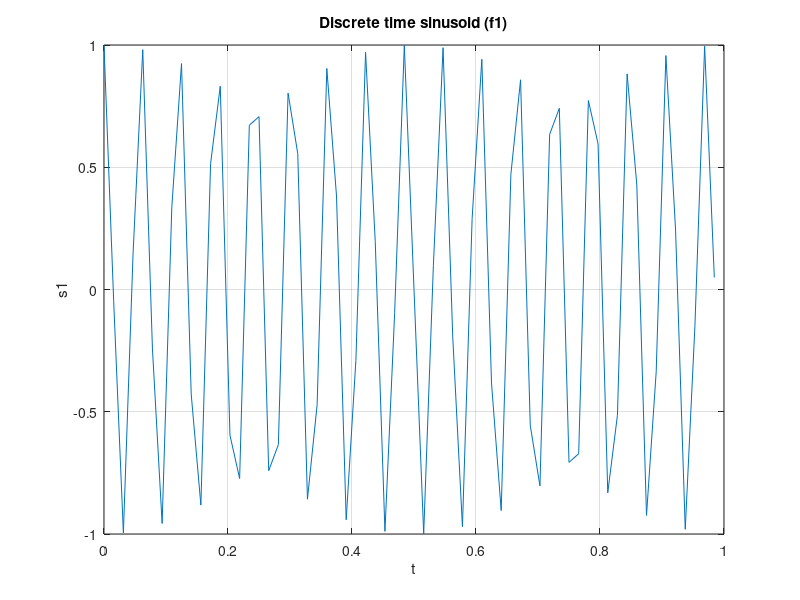
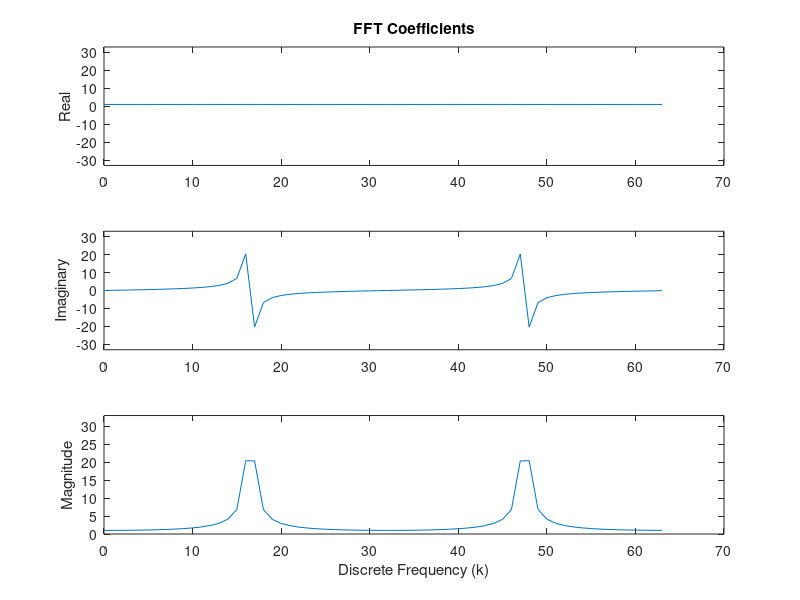
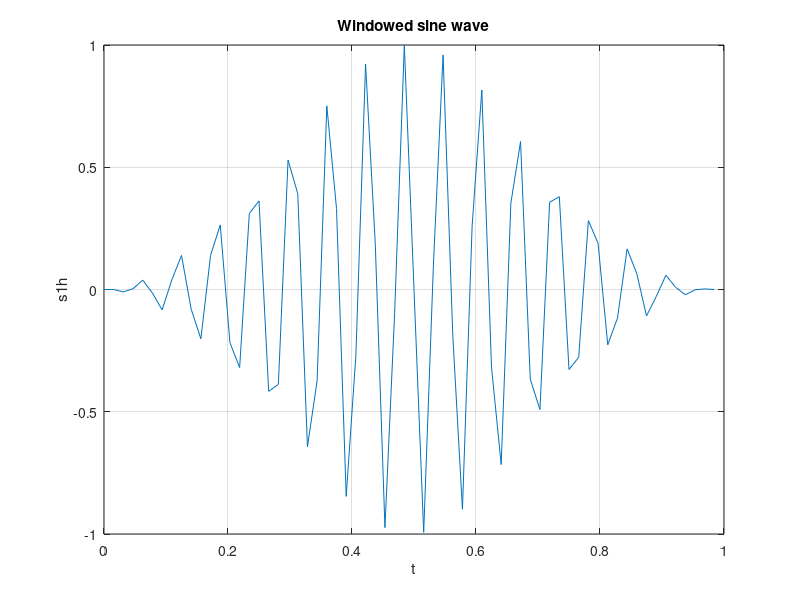
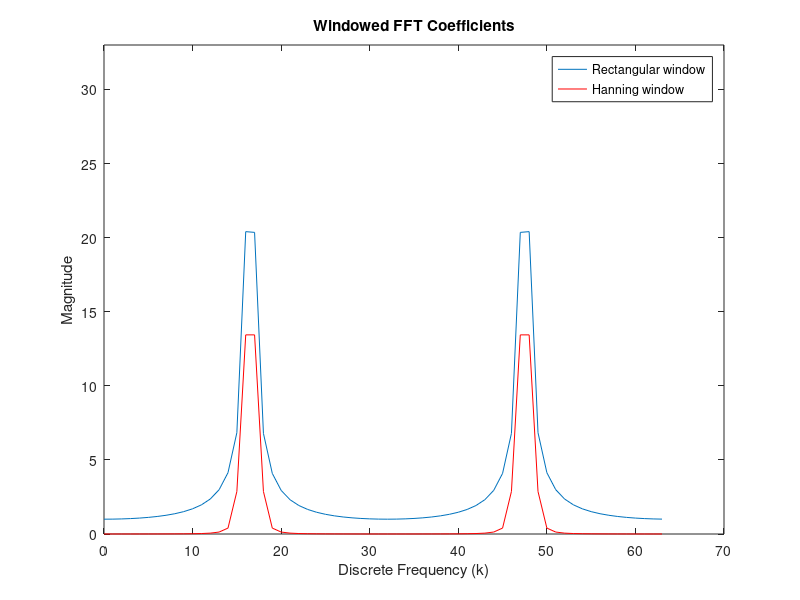

These figures' MATLAB source, in order:
% Demonstration of DFT(FFT) and spectral leakage
% analysis in MATLAB
% J Neasham, Newcastle University, 2020
clear all; %clear workspace variables
close all; %close previous plots
j = sqrt(-1); %for complex numbers
fs = 64; %sampling frequency
Ts = 1/fs; %sample period
f1 = 16.5; %frequency of 1st sinusoid
a1 = 1.0; %amplitude of 1st sinusoid
N = 64; %no of samples in transform
t = 0:Ts:(N-1)*Ts; %generate discrete time values (nTs)
%----------------- discrete time signal generation --------------------
s1 = a1*cos(2*pi*f1*t); %generate sinusoid (double precision floating point)
%s1 = cos(2*pi*f1*t)+j*sin(2*pi*f1*t); %exp(j*2*pi*f1*t)
figure; plot(t,s1); %plot
xlabel('t'); ylabel('s1'); title('Discrete time sinusoid (f1)');
grid on
%------------ calculate Fast Fourier Transform (FFT) ---------------
s1_fft = fft(s1);
k = 0:1:N-1;
figure;
subplot(3,1,1); plot(k,real(s1_fft)); %plot real part of FFT coefficients
ylim([-N/2-1 N/2+1]); % set y axis limits
ylabel('Real');
title('FFT Coefficients');
subplot(3,1,2); plot(k,imag(s1_fft)); %plot imaginary part of FFT coefficients
ylim([-N/2-1 N/2+1]); % set y axis limits
ylabel('Imaginary');
subplot(3,1,3); plot(k,abs(s1_fft)); %plot magnitude of FFT coefficients
ylim([0 N/2+1]); % set y axis limits
xlabel('Discrete Frequency (k)'); ylabel('Magnitude');
%------------ calculate FFT with hamming window ---------------
h = 0.5*(1-cos(2*pi*k/(N-1))); %generate N point hanning window
s1h = s1.*h; %apply window to signal
figure; plot(t,s1h); %plot
xlabel('t'); ylabel('s1h'); title('Windowed sine wave');
grid on
s1_fft_h = fft(s1h); % calculate windowed FFT
figure;
plot(k,abs(s1_fft)); %plot magnitude of FFT coefficients
ylim([0 N/2+1]); % set y axis limits
xlabel('Discrete Frequency (k)'); ylabel('Magnitude');
hold;
plot(k,abs(s1_fft_h),'r'); %plot magnitude of windowed FFT coefficients
title('Windowed FFT Coefficients');
legend('Rectangular window','Hanning window');